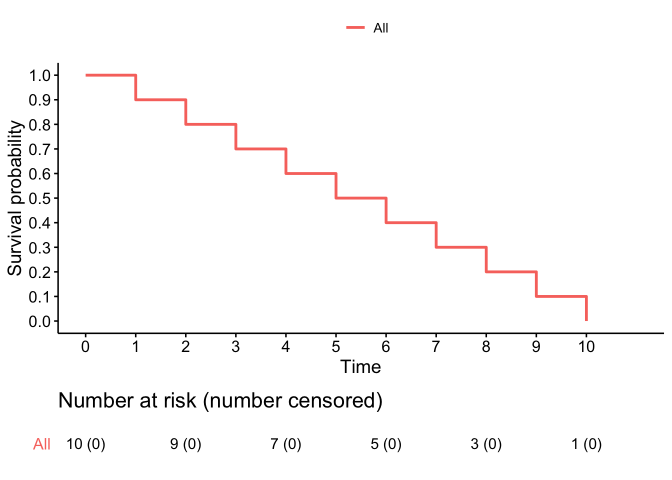
#> input picture data/km1.png, 1344 x 960 px (shown at 1/2 size); its folder holds only this picture in this run
$ python main.py --root data
#> lines starting #> are read from the running program, lines starting #| are printed output that depends on the picture; after the words box and inside, x2 and y2 are one past the last pixel; in counts of white or black regions, pixels touching at a corner belong together
### process.py

"""
Contains the functions and classes to extract plots from image
"""

import os
import cv2
import imutils
import numpy as np
import pandas as pd
from PIL import Image
import pytesseract as tess
import matplotlib.pyplot as plt
from sklearn.cluster import DBSCAN


# HELPER FUNCTIONS

def path(root, file):
    ''' Returns full path to a file within root '''
    return os.path.join(root, str(file)+'.png')


# [9 lines left out: function show_img, not called in this run]


def remove_jerks(x):
    ''' Smoothens any abrupt changes in the sequence '''
    for i in range(len(x)-3):
        c1 = abs(x[i+1, 1] - x[i, 1])/min(x[i, 1], x[i+1, 1]) > 1.0
        c2 = abs(x[i+1, 1] - x[i+2, 1])/min(x[i+1, 1], x[i+2, 1]) > 1.0
        c3 = abs(x[i+2, 1] - x[i+3, 1])/min(x[i+2, 1], x[i+3, 1]) > 1.0
        if c1 & (c2 | c3):
            x[i+1, 1] = x[i, 1]
    return x


# [9 lines left out: function length, not called in this run]


def get_neighbors(arr, loc, radius=2):
    ''' Finds pixel values of neighbors in a 2*r+1 sided box around the target pixel '''
    x, y = loc
    y_lower, y_upper = max(0, y-radius), min(arr.shape[0], y+radius+1)
    x_lower, x_upper = max(0, x-radius), min(arr.shape[1], x+radius+1)
    if len(arr.shape) == 3:
        return arr[y_lower:y_upper, x_lower:x_upper, :]
    elif len(arr.shape) == 2:
        return arr[y_lower:y_upper, x_lower:x_upper]


def percent_change(bs1, bs2):
    ''' Percent change in y-axis values of two arrays '''
    return abs(bs1[1]-bs2[1])/min(bs1[1], bs2[1])


class Extractor:
    '''
    This class is responsible for extracting the plot region from the input image.
    This will help us to ignore information outside such as legend or other text.

    Args:
        img <numpy.ndarray> : Image in the form of a numpy array. Preffered dtype is np.uint8

    Returns:
        If you use the .run() method:
            cropped plot region, binary thresholded cropped plot region, edge detected cropped plot region

        If you use the .run_for_text() method (BEING USED BY THE CODE):
            cropped plot region, cropped plot region with axes included, x-correction value, y-correction value

            Note: The correction values are the amount of pixels added to the coordinates due to inclusion
            of the plot axes.
    '''

    def __init__(self, img):
        self.img = img
        self.thresh = None
        self.edged = None
        self.plot_bounds = None
        self.cropped_img_full = None
        self.cropped_img_thresh = None
        self.cropped_img_edged = None

    def preprocess_img_(self, img):
        ''' Grayscaling and thresholding '''
        gray = cv2.cvtColor(img, cv2.COLOR_BGR2GRAY)
        thresh = cv2.threshold(gray, 200, 255, cv2.THRESH_BINARY)[1]
        return thresh

    def find_edges_(self, img):
        ''' Edge detection '''
        edged = cv2.Canny(img, 50, 100)
        return edged

    def length(self, line, along='x'):
        ''' Helper function to find length of a line along an axis '''
        (x1, y1), (x2, y2) = line
        if along == 'x':
            return np.abs(x2-x1)
        elif along == 'y':
            return np.abs(y2-y1)
        else:
            raise ValueError('along value is wrong')

    def get_bounds_(self, img):
        ''' Detects plot axes and gets coordinates of plot bounds '''
        line_coords = []
        lines = cv2.HoughLinesP(img, 1, np.pi/180, 100, 50, 2)
        for x1, y1, x2, y2 in lines.reshape(-1, 4):
            line_coords.append([(x1, y1), (x2, y2)])

        horz_longest = lines[np.argmax([self.length(l, 'x') for l in line_coords])]
        vert_longest = lines[np.argmax([self.length(l, 'y') for l in line_coords])]
        blines = np.array([horz_longest, vert_longest]).reshape(-1, 4)
        xmin, xmax = blines[:, [0, 2]].min(), blines[:, [0, 2]].max()
        ymin, ymax = blines[:, [1, 3]].min(), blines[:, [1, 3]].max()
        self.plot_bounds = [xmin, xmax, ymin, ymax]

    # [12 lines left out: function run, not called in this run]

    def run_for_text(self):
        ''' Check main docstring for .run_for_text() method '''
        self.thresh = self.preprocess_img_(self.img)
        self.edged = self.find_edges_(self.thresh)
        self.get_bounds_(self.edged)
        x1, x2, y1, y2 = self.plot_bounds
        x1, x2 = x1+5, x2-5
        y1, y2 = y1+5, y2-5
        self.cropped_img_full = self.img[y1:y2, x1:x2]
        self.cropped_img_thresh = self.thresh[y1:y2, x1:x2]
        self.cropped_img_edged = self.edged[y1:y2, x1:x2]
        h, w, c = self.cropped_img_full.shape
        x1_ = max(0, x1 - int(0.2 * w))
        y2_ = min(y2 + int(0.2 * h), self.img.shape[0])
        cropped_with_axes = self.img[y1:y2_, x1_:x2]
        x_corr = int(0.2 * w)
        y_corr = int(0.2 * h)
        return self.cropped_img_full, cropped_with_axes, x_corr, y_corr


class DeconstructGraph:
    '''
    Main class that performs all the operations necessary to get the output.
    '''

    def __init__(self, img, img_name):
        self.img_name = img_name
        self.ext = Extractor(img)

    def find_textboxes(self, cropped):
        ''' Returns the bounding boxes of detected text objects in image '''

        # Morphological transforms to extract text regions
        gray = cv2.cvtColor(cropped, cv2.COLOR_BGR2GRAY)
        gray = cv2.GaussianBlur(gray, (5, 5), 1)
        kernel = cv2.getStructuringElement(cv2.MORPH_ELLIPSE, (3, 3))
        grad = cv2.morphologyEx(gray, cv2.MORPH_GRADIENT, kernel)
        _, bw = cv2.threshold(grad, 0.0, 255.0, cv2.THRESH_BINARY | cv2.THRESH_OTSU)
        kernel = cv2.getStructuringElement(cv2.MORPH_RECT, (7, 1))
        connected = cv2.morphologyEx(bw, cv2.MORPH_CLOSE, kernel)
        contours, hierarchy = cv2.findContours(connected.copy(), cv2.RETR_EXTERNAL, cv2.CHAIN_APPROX_NONE)
        mask = np.zeros(bw.shape, dtype=np.uint8)
        bbox_cands = []

        for idx in range(len(contours)):
            x, y, w, h = cv2.boundingRect(contours[idx])
            bbox_cands.append([x, y, w, h])

        # Choose only those whose area wrt image area is less than 10%
        img_area = cropped.shape[0] * cropped.shape[1]
        bboxes = []
        for b in bbox_cands:
            if (b[2] * b[3])/img_area < 0.1:
                bboxes.append(b)
        return bboxes

    def extract_series(self, cropped, neighbor_radius=2):
        # Remove any text within the image
        bboxes = self.find_textboxes(cropped)
        for b in bboxes:
            x, y, w, h = b
            cropped[y:y+h, x:x+w] = 255

        # Grayscale and find all the corner points
        gray = cv2.cvtColor(cropped, cv2.COLOR_BGR2GRAY)
        corners = cv2.goodFeaturesToTrack(gray, 0, 0.01, 10).reshape(-1, 2).astype('int')
        results = {}
        all_selected = []

        # Extract colors of the points and some processing required for further steps
        for i, c in enumerate(corners):
            neighs = get_neighbors(cropped, c, neighbor_radius).reshape(-1, 3)
            selected = neighs[np.argmax(neighs.std(axis=1))]
            results[i] = selected.tolist()
            if selected.tolist() not in all_selected:
                all_selected.append(selected.tolist())

        # Clustering to find which point belongs to which sequence
        all_colors = np.array(list(results.values()))
        db = DBSCAN(eps=30).fit(all_colors)
        labels = db.labels_
        final_data = {}

        # Post processing and accumulation
        for l in np.unique(labels):
            if l != -1:
                locs = np.where(labels == l)[0]
                data = corners[locs]
                data[:, 1] = cropped.shape[0] - data[:, 1]
                final_data[l] = data

        for i, v in final_data.items():
            v = v[np.argsort(v[:, 0])]
            final_data[i] = remove_jerks(v)
        return final_data

    def get_text_data(self, cropped, withaxes):
        '''
        Finds bounding boxes around text objects in image and returns the values
        of whichever boxes could be decoded to numbers by Tessearct
        '''
        # Take image with axes and the cropped image. In the image with axes, set the
        # region occupied by the cropped image to white. Now you only have the axes
        withaxes[:cropped.shape[0]+5, -(cropped.shape[1]+5):] = 255
        withaxes = cv2.cvtColor(withaxes, cv2.COLOR_BGR2GRAY)
        _, withaxes = cv2.threshold(withaxes, 0, 255, cv2.THRESH_OTSU)
        withaxes = np.repeat(np.expand_dims(withaxes, axis=-1), 3, axis=-1)
        bboxes = self.find_textboxes(withaxes)

        # Convenient holder for all text bounding boxes
        boxes = []
        for i in range(len(bboxes)):
            x, y, w, h = bboxes[i]
            center = [x+w//2, y+h//2]
            crop = withaxes[y:y+h, x:x+w]
            boxes.append({'box': [x, y, w, h], 'center': center, 'crop': Image.fromarray(crop)})

        # Separate bounding boxes into those belonging to x-axis and y-axis
        xboxes, yboxes = [], []
        xboxes.append(boxes[0]['center'])

        for i in range(1, len(boxes)):
            if percent_change(boxes[i]['center'], boxes[i-1]['center']) < 0.1:
                xboxes.append(boxes[i]['center'])
            else:
                yboxes.extend([boxes[j]['center'] for j in range(i, len(boxes))])
                break

        # Extract text from bboxes using Tesseract. Whenever bad/no text is detected, puts None
        text = []
        for i in range(len(boxes)):
            st = tess.image_to_string(boxes[i]['crop'], lang='eng', config='--psm 7')
            if '\n' in st:
                st = st.split('\n')[0]
                try:
                    text.append(float(st))
                except:
                    text.append('None')
            else:
                text.append('None')

        for i, b in enumerate(boxes):
            b.update({'axis': 'x' if b['center'] in xboxes else 'y', 'text': text[i]})
        return boxes

    # [120 lines left out: function find_points, not called in this run]

    def run(self, output_dir='outputs/'):
        cropped, withaxes, xcorr, ycorr = self.ext.run_for_text()
        series = self.extract_series(cropped, 2)
        boxes = self.get_text_data(cropped, withaxes)
        new_series, warns = self.find_points(withaxes, boxes, series, xcorr, ycorr)

        # Save files
        for s in new_series.keys():
            data = new_series[s]
            data_dct = pd.DataFrame({'x': data[:, 0], 'y': data[:, 1]})
            data_dct.to_csv(os.path.join(output_dir, 'data/', f'{self.img_name}_{s}.csv'), index=False)

        return new_series, warns

    # [8 lines left out: function plot_outputs, not called in this run]

### main.py

"""
Main script
"""

import os
import cv2
import argparse
import process
from tqdm import tqdm


if __name__ == "__main__":

    ap = argparse.ArgumentParser()
    ap.add_argument("-r", "--root", required=True, type=str, help='Path to directory containing the input images')
    ap.add_argument("-p", "--save-plots", default=False, type=bool, help='If set to true, plots of extracted data will be saved to output')
    args = vars(ap.parse_args())
    root = args['root']

    if not os.path.exists('outputs/'):
        os.makedirs('outputs/plots', exist_ok=True)
        os.makedirs('outputs/data', exist_ok=True)

    warns = []
    for f in tqdm(os.listdir(root), desc='Progress'):
        path = os.path.join(root, f)
        img = cv2.imread(path)
#> img is the input picture: shape (960, 1344, 3); mean B, G, R 249.5, 249.5, 250.6
        decon = process.DeconstructGraph(img, os.path.splitext(f)[0])
        output, w = decon.run()
#> in preprocess_img_, `thresh = cv2.threshold(gray, 200, 255, cv2.THRESH_BINARY)[1]`:
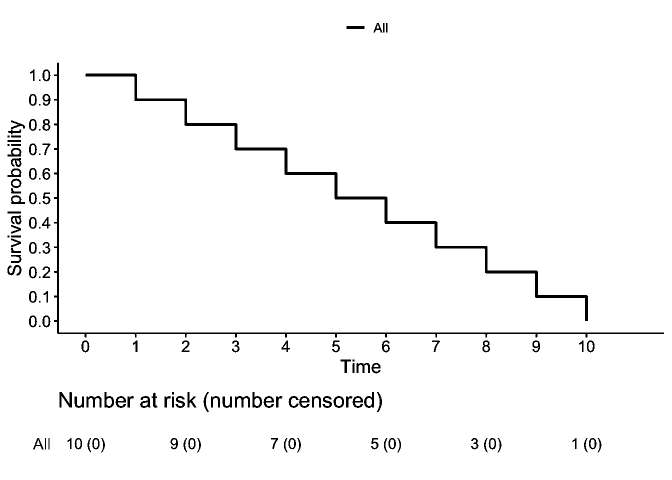
#> thresh: shape (960, 1344) (shown at 1/2 size); 97.3% white; 135 black regions (15 under 20 px), largest, box (x1, y1, x2, y2) and area: (171, 147, 1176, 642) 8578, (108, 125, 1328, 675) 6317, (119, 784, 144, 815) 399
#> in find_edges_, `edged = cv2.Canny(img, 50, 100)`:
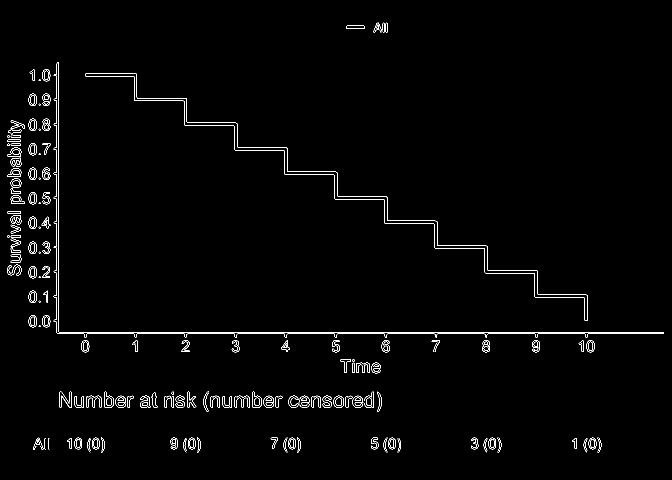
#> edged: shape (960, 1344) (shown at 1/2 size); 1.4% white in thin lines or dots, all inside (x1, y1, x2, y2) = (14, 45, 1328, 905)
#> in get_bounds_, `lines = cv2.HoughLinesP(img, 1, np.pi/180, 100, 50, 2)`: lines = 140 rows, first 6: [118, 664, 1326, 664], [775, 667, 868, 667], [117, 663, 117, 125], [875, 667, 968, 667], [113, 492, 113, 447], [375, 667, 468, 667]
#> the loop in get_bounds_, `for x1, y1, x2, y2 in lines.reshape(-1, 4):` made 140 passes
#> after the loop in get_bounds_, `for x1, y1, x2, y2 in lines.reshape(-1, 4):`: line_coords = 140 items
#> in get_bounds_, `horz_longest = lines[np.argmax([self.length(l, 'x') for l in line_coor..`: horz_longest = [[118, 664, 1326, 664]]
#> in get_bounds_, `vert_longest = lines[np.argmax([self.length(l, 'y') for l in line_coor..`: vert_longest = [[117, 663, 117, 125]]
#> in get_bounds_, `blines = np.array([horz_longest, vert_longest]).reshape(-1, 4)`: blines = [[118, 664, 1326, 664], [117, 663, 117, 125]]
#> in get_bounds_, `xmin, xmax = blines[:, [0, 2]].min(), blines[:, [0, 2]].max()`: xmin = 117; xmax = 1326
#> in get_bounds_, `ymin, ymax = blines[:, [1, 3]].min(), blines[:, [1, 3]].max()`: ymin = 125; ymax = 664
#> in get_bounds_, `self.plot_bounds = [xmin, xmax, ymin, ymax]`: self.plot_bounds = [117, 1326, 125, 664]
#> in run_for_text, `x1, x2, y1, y2 = self.plot_bounds`: x1 = 117; x2 = 1326; y1 = 125; y2 = 664
#> in run_for_text, `x1, x2 = x1+5, x2-5`: x1 = 122; x2 = 1321
#> in run_for_text, `y1, y2 = y1+5, y2-5`: y1 = 130; y2 = 659
#> in run_for_text, `self.cropped_img_thresh = self.thresh[y1:y2, x1:x2]`:
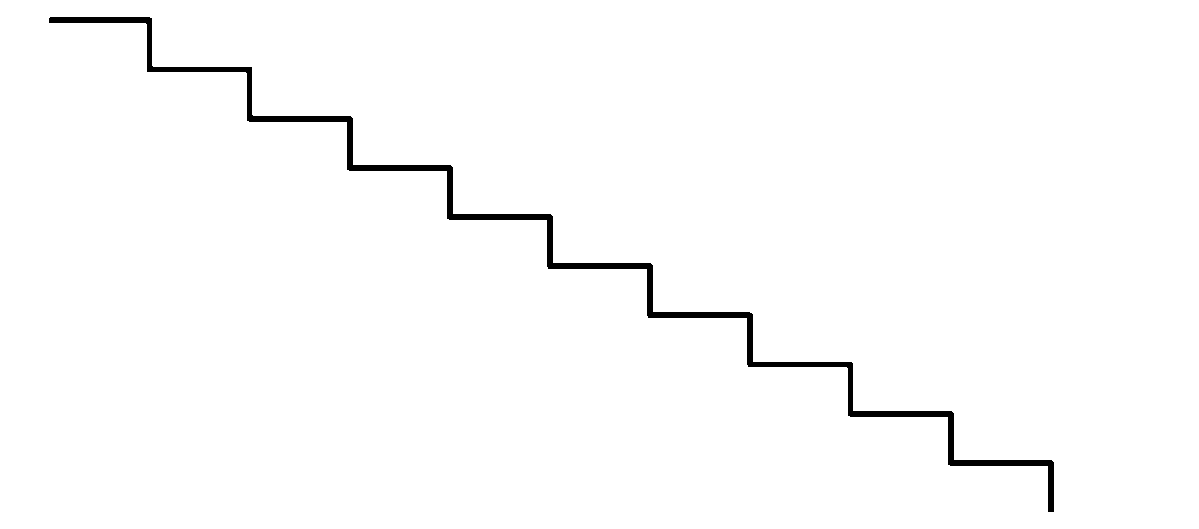
#> self.cropped_img_thresh: shape (529, 1199); 98.6% white; 1 black region, box (x1, y1, x2, y2) and area: (49, 17, 1054, 512) 8578
#> in run_for_text, `self.cropped_img_edged = self.edged[y1:y2, x1:x2]`:
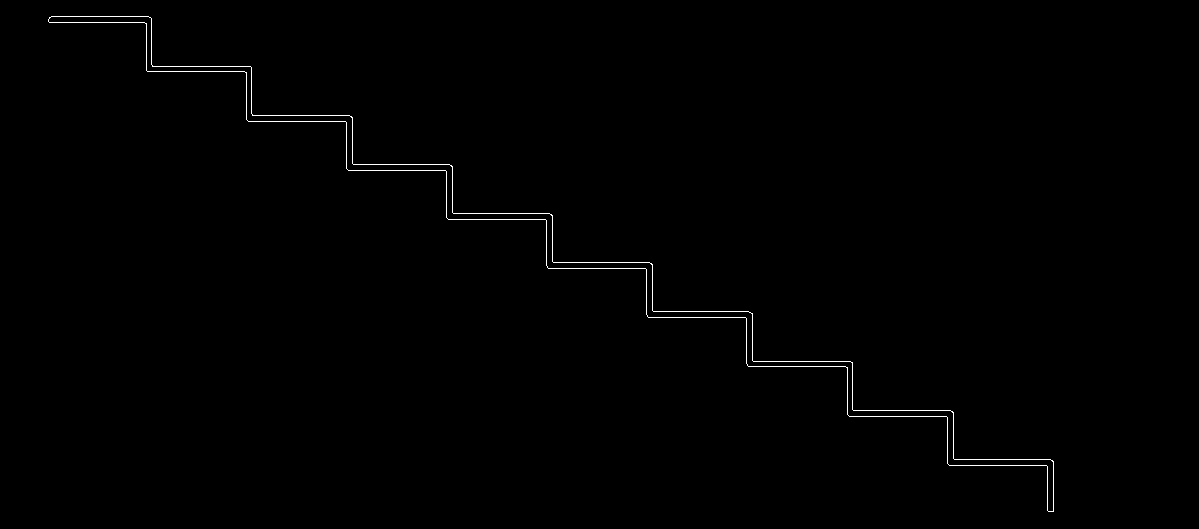
#> self.cropped_img_edged: shape (529, 1199); 0.46% white in thin lines or dots, all inside (x1, y1, x2, y2) = (48, 16, 1054, 512)
#> in run_for_text, `x1_ = max(0, x1 - int(0.2 * w))`: x1_ = 0
#> in run_for_text, `y2_ = min(y2 + int(0.2 * h), self.img.shape[0])`: y2_ = 764
#> in run_for_text, `cropped_with_axes = self.img[y1:y2_, x1_:x2]`:
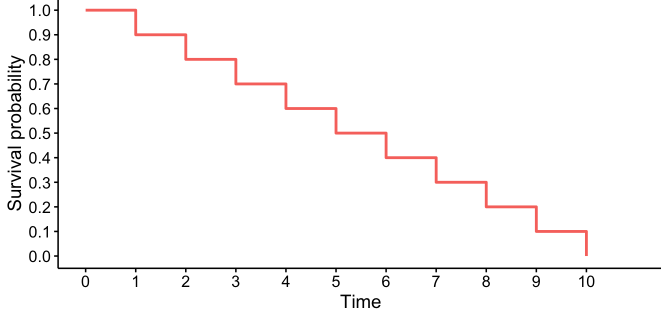
#> cropped_with_axes: shape (634, 1321, 3) (shown at 1/2 size); mean B, G, R 249.2, 249.2, 250.7
#> in run, `cropped, withaxes, xcorr, ycorr = self.ext.run_for_text()`: xcorr = 239; ycorr = 105
#> in find_textboxes, `contours, hierarchy = cv2.findContours(connected.copy(), cv2.RETR_EXTE..`: contours = 1 contour; box (x1, y1, x2, y2) and area: (48, 16, 1055, 514) 11866
#> the loop in find_textboxes, `for idx in range(len(contours)):` made 1 pass
#> (x, y, w, h) on pass 1: (48, 16, 1007, 498)
#> after the loop in find_textboxes, `for idx in range(len(contours)):`: bbox_cands = [[48, 16, 1007, 498]]
#> the loop in find_textboxes, `for b in bbox_cands:` made 1 pass
#> after the loop in find_textboxes, `for b in bbox_cands:`: bboxes = []
#> in extract_series, `corners = cv2.goodFeaturesToTrack(gray, 0, 0.01, 10).reshape(-1, 2).as..`: corners = 21 rows, first 8: [1048, 511], [546, 220], [446, 171], [1047, 466], [453, 213], [553, 262], [353, 164], [954, 459]
#> the loop in extract_series, `for i, c in enumerate(corners):` made 21 passes
#> (x in get_neighbors, y in get_neighbors, y_lower in get_neighbors, y_upper in get_neighbors, x_lower in get_neighbors, x_upper in get_neighbors) on passes 1 to 8: (1048, 511, 509, 514, 1046, 1051), (546, 220, 218, 223, 544, 549), (446, 171, 169, 174, 444, 449), (1047, 466, 464, 469, 1045, 1050), (453, 213, 211, 216, 451, 456), (553, 262, 260, 265, 551, 556), (353, 164, 162, 167, 351, 356), (954, 459, 457, 462, 952, 957)
#> after the loop in extract_series, `for i, c in enumerate(corners):`: all_selected = [[90, 94, 243]]; results = 21 items
#> in extract_series, `all_colors = np.array(list(results.values()))`: all_colors = 21 rows, first 8: [90, 94, 243], [90, 94, 243], [90, 94, 243], [90, 94, 243], [90, 94, 243], [90, 94, 243], [90, 94, 243], [90, 94, 243]
#> in extract_series, `labels = db.labels_`: labels = 21 values from 0 to 0
#> the loop in extract_series, `for l in np.unique(labels):` made 1 pass
#> after the loop in extract_series, `for l in np.unique(labels):`: final_data = 1 item
#> the loop in extract_series, `for i, v in final_data.items():` made 1 pass
#> in find_textboxes (call 2), `connected = cv2.morphologyEx(bw, cv2.MORPH_CLOSE, kernel)`:
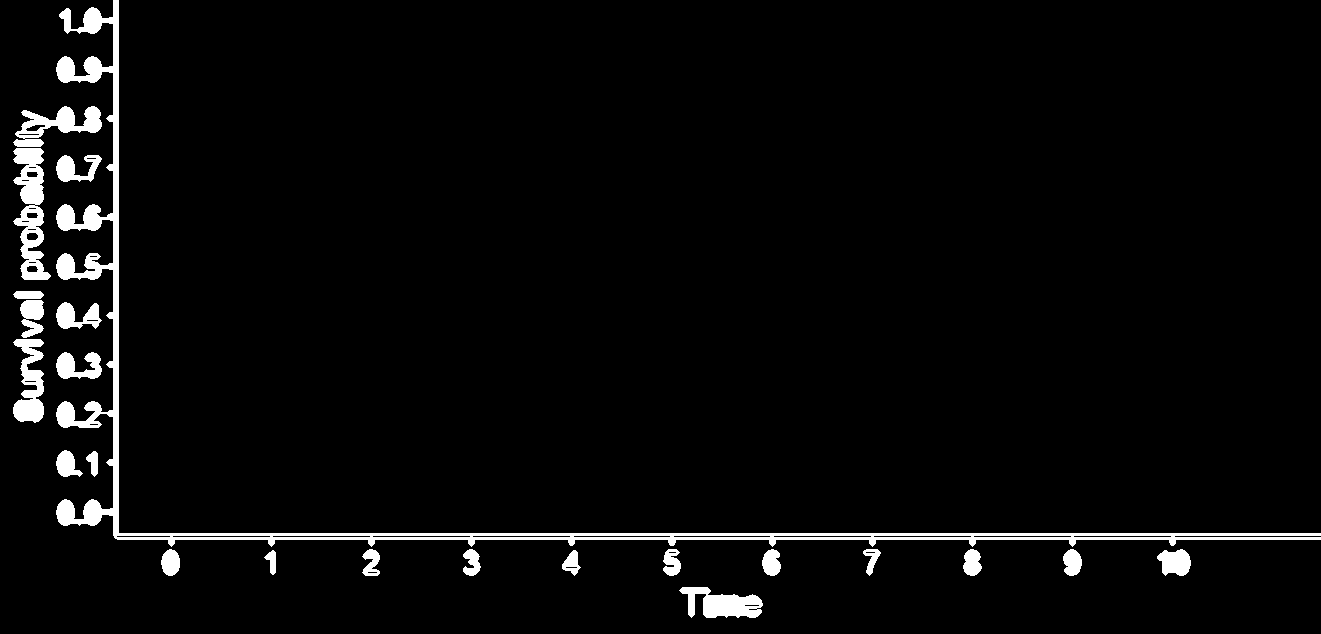
#> connected: shape (634, 1321); 3.7% white; 23 white regions
#> in find_textboxes (call 2), `contours, hierarchy = cv2.findContours(connected.copy(), cv2.RETR_EXTE..`: contours = 23 contours; largest, box (x1, y1, x2, y2) and area: (56, 0, 1321, 547) 14862, (13, 148, 51, 280) 2654, (13, 106, 102, 147) 1544, (679, 587, 763, 618) 1477, (13, 339, 44, 423) 1442
#> the loop in find_textboxes (call 2), `for idx in range(len(contours)):` made 23 passes
#> (x, y, w, h) on passes 1 to 8: (679, 587, 84, 31), (562, 550, 19, 26), (264, 550, 12, 25), (1157, 549, 34, 27), (1063, 549, 19, 27), (963, 549, 19, 27), (863, 549, 18, 27), (762, 549, 19, 27)
#> after the loop in find_textboxes (call 2), `for idx in range(len(contours)):`: bbox_cands = 23 items, first 6: [679, 587, 84, 31], [562, 550, 19, 26], [264, 550, 12, 25], [1157, 549, 34, 27], [1063, 549, 19, 27], [963, 549, 19, 27]
#> the loop in find_textboxes (call 2), `for b in bbox_cands:` made 23 passes
#> after the loop in find_textboxes (call 2), `for b in bbox_cands:`: bboxes = 22 items, first 6: [679, 587, 84, 31], [562, 550, 19, 26], [264, 550, 12, 25], [1157, 549, 34, 27], [1063, 549, 19, 27], [963, 549, 19, 27]
#> the loop in get_text_data, `for i in range(len(bboxes)):` made 22 passes
#> (x, y, w, h, center) on passes 1 to 8: (679, 587, 84, 31, [721, 602]), (562, 550, 19, 26, [571, 563]), (264, 550, 12, 25, [270, 562]), (1157, 549, 34, 27, [1174, 562]), (1063, 549, 19, 27, [1072, 562]), (963, 549, 19, 27, [972, 562]), (863, 549, 18, 27, [872, 562]), (762, 549, 19, 27, [771, 562])
#> after the loop in get_text_data, `for i in range(len(bboxes)):`:
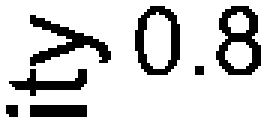
#> crop: shape (41, 89, 3) (shown 3 times larger); 81.7% white; 7 black regions (2 under 20 px), largest, box (x1, y1, x2, y2) and area: (72, 2, 87, 25) 169, (10, 5, 37, 22) 155, (45, 2, 60, 25) 146, (3, 23, 29, 32) 98, (10, 35, 29, 39) 76
#> after the loop in get_text_data, `for i in range(len(bboxes)):`: boxes = 22 items
#> the loop in get_text_data, `for i in range(1, len(boxes)):` made 12 passes
#> after the loop in get_text_data, `for i in range(1, len(boxes)):`: xboxes = [[721, 602], [571, 563], [270, 562], [1174, 562], [1072, 562], [972, 562], [872, 562], [771, 562], [672, 562], [472, 562], [371, 562], [170, 562]]; yboxes = [[92, 464], [69, 463], [79, 365], [28, 381], [79, 315], [32, 319], [28, 295], [79, 168], [32, 214], [57, 126]]
#> the loop in get_text_data, `for i in range(len(boxes)):` made 1 pass
#> after the loop in get_text_data, `for i in range(len(boxes)):`: text = []
#> (the run stopped early here; a loop or call above may not have finished)
